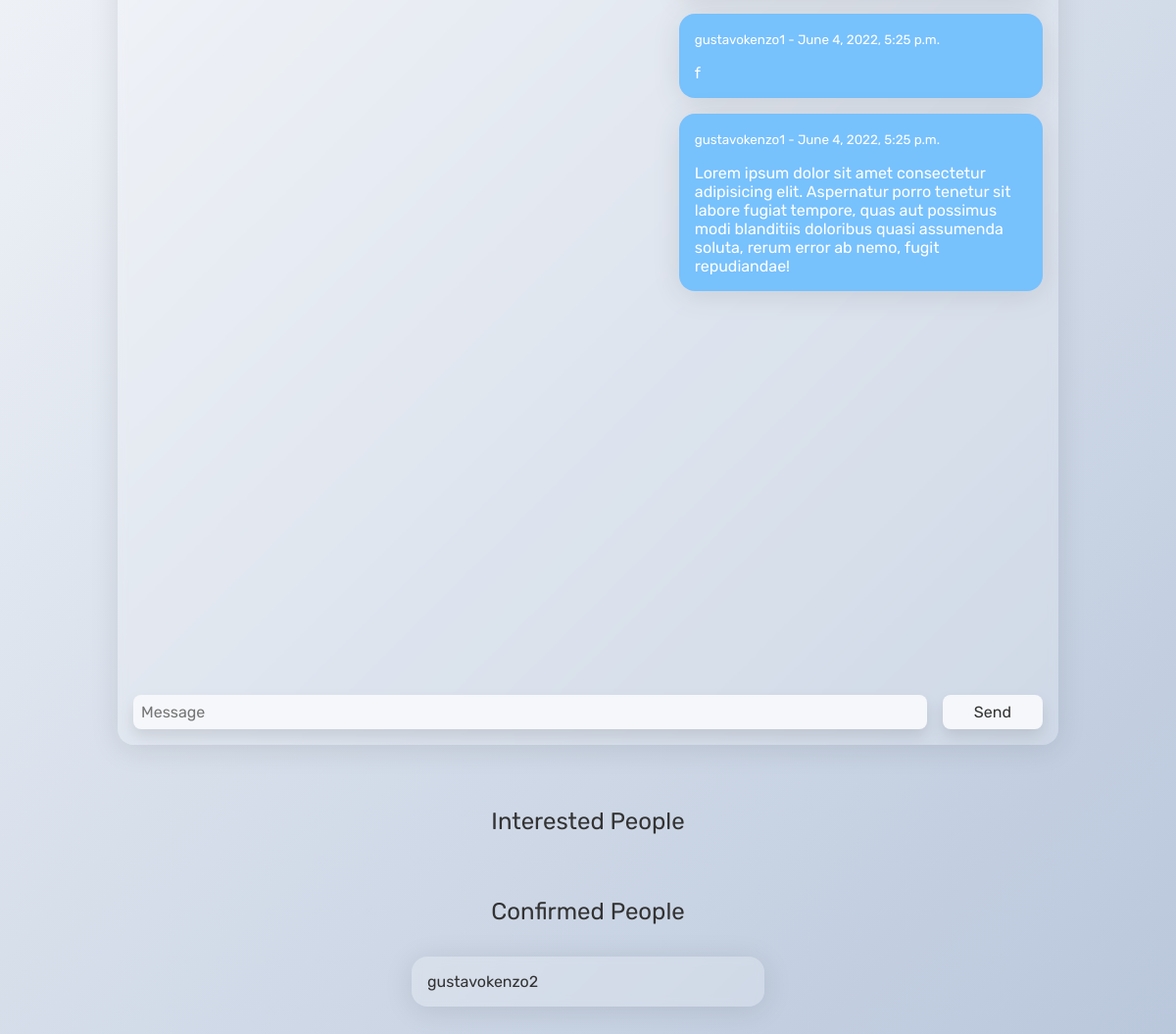
/ride/2 (signed in, lower part), run on an earlier commit of the app's database.
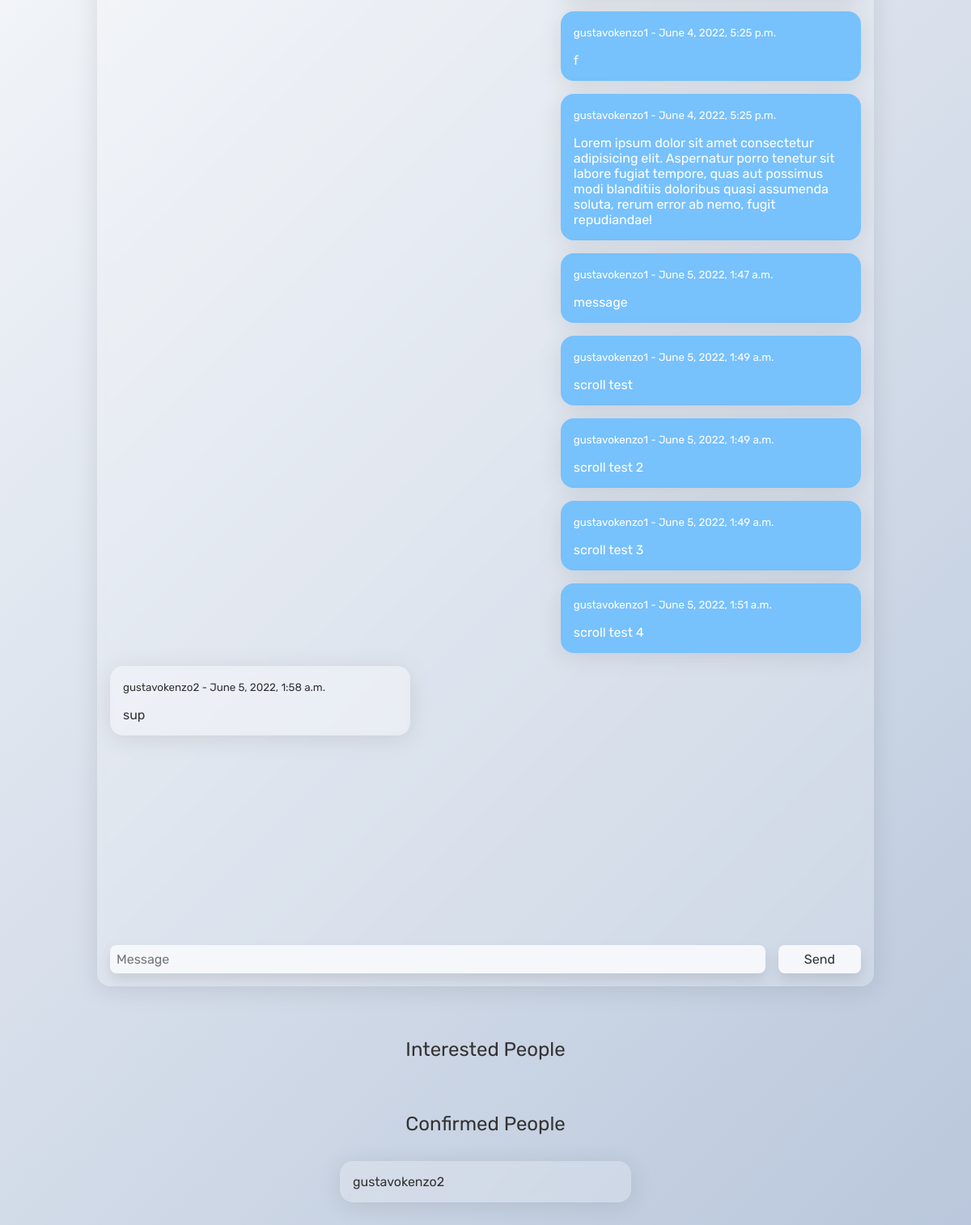
And on a later commit of the database.
### ride/models.py (models this page shows, shortened)
class Message(models.Model):
    sender = models.ForeignKey(
        User, on_delete=models.CASCADE, related_name='sender')
    receiver = models.ForeignKey(
        User, on_delete=models.CASCADE, related_name='receiver')
    ride = models.ForeignKey(Ride, on_delete=models.CASCADE)
    message = models.CharField(max_length=100)
    created_at = models.DateTimeField(auto_now_add=True)

class User(AbstractUser):
    pass

### ride/views.py (the view)
# urls.py: path('ride/<int:ride_id>', views.ride_details, name='ride_details'),
def ride_details(request, ride_id):
    if not request.user.is_authenticated:
        return HttpResponseRedirect('/')
    ride = Ride.objects.get(id=ride_id)
    passengers = [passenger.username for passenger in ride.passengers.all()]
    messages = Message.objects.filter(ride=ride)
    interested = ride.interested.all()
    confirmed = ride.passengers.all()
    return render(request, 'ride/ride_details.html', {
        "ride": ride,
        "passengers": passengers,
        "messages": messages,
        "interested": interested,
        "confirmed": confirmed
    })

### ride/templates/ride/ride_details.html (shortened to what this page needs)
{% extends "ride/layout.html" %}
{% block body %}
<div class="container">
  <div class="messages">
    <div class="allMessages">
      {% if messages %}
        {% for message in messages %}
          {% if message.sender == request.user %}
            <div class="message-right">
              <small>{{ message.sender }} - {{ message.created_at }} </small>
              <div class="messageText-right">{{message.message}}</div>
            </div>
          {% else %}
            <div class="message-left">
              <small>{{ message.sender }} - {{ message.created_at }} </small>
              <div class="messageText-left">{{message.message}}</div>
            </div>
          {% endif %}
        {% endfor %}
      {% else %}
      <p style="margin-top: 2rem">No messages yet</p>
      {% endif %}
    </div>
    <form class="messageForm">
      <input
        autocomplete="off"
        class="messageInput"
        type="text"
        name="messageText"
        placeholder="Message"
      />
      <button class="messageButton" type="submit">Send</button>
    </form>
  </div>
  <div class="interested">
    <h2>Interested People</h2>
  </div>
  <div class="confirmed">
    <h2>Confirmed People</h2>
    {% if confirmed %}
      <ul style="margin: 2rem;">
        {% for passenger in confirmed %}
        <li>{{passenger}}</li>
        {% endfor %}
      </ul>
    {% else %}
      <p style="margin: 2rem">No confirmed people yet</p>
    {% endif %}
  </div>
</div>
{% endblock %}

### ride/templates/ride/layout.html (shortened to what this page needs)
{% load static %}
<!DOCTYPE html>
<html lang="en">
  <head>
    <link href="{% static 'ride/styles.css' %}" rel="stylesheet" />
  </head>
  <body>
    {% block body %}
    {% endblock %}
  </body>
</html>

### ride/static/ride/styles.css (style rules this page uses)
* { margin: 0; padding: 0; box-sizing: border-box; font-family: "Rubik", sans-serif; font-weight: 400; color: #333; }
.container { display: flex; flex-direction: column; align-items: center; justify-content: center; min-height: 100vh; background-color: #b8c6db; background-image: linear-gradient(315deg, #b8c6db 0%, #f5f7fa 74%); }
button { border: none; border-radius: 0.5rem; padding: 0.5rem 2rem; font-size: 1rem; cursor: pointer; transition: all 0.2s ease-in-out; box-shadow: 0 0.5rem 1rem rgba(0, 0, 0, 0.1); background-color: #f5f7fa; }
form { display: flex; flex-direction: column; align-items: center; margin: 2rem; width: 50%; }
input { border: none; border-radius: 0.5rem; padding: 0.5rem; font-size: 1rem; cursor: pointer; transition: all 0.2s ease-in-out; box-shadow: 0 0.5rem 1rem rgba(0, 0, 0, 0.1); background-color: #f5f7fa; outline: none; width: 100%; }
ul { list-style: none; width: 30vw; }
li { margin-bottom: 2rem; background: rgba(255, 255, 255, 0.2); border-radius: 16px; box-shadow: 0 4px 30px rgba(0, 0, 0, 0.1); backdrop-filter: blur(5px); -webkit-backdrop-filter: blur(5px); padding: 1rem; transition: 0.3s; cursor: pointer; }
.messages { width: 80%; padding: 1rem; height: 75vh; background: rgba(255, 255, 255, 0.2); border-radius: 16px; box-shadow: 0 4px 30px rgba(0, 0, 0, 0.1); backdrop-filter: blur(5px); -webkit-backdrop-filter: blur(5px); margin-bottom: 4rem; display: flex; flex-direction: column; align-items: center; justify-content: space-between; overflow-y: scroll; }
.allMessages { width: 100%; display: flex; flex-direction: column; align-items: center; }
.messageForm { display: flex; flex-direction: row; width: 100%; justify-content: space-between; margin: 0; }
.messageInput { margin-right: 1rem; }
.message-right { width: 40%; padding: 1rem; background: rgb(119, 193, 253); border-radius: 16px; box-shadow: 0 4px 30px rgba(0, 0, 0, 0.1); backdrop-filter: blur(5px); -webkit-backdrop-filter: blur(5px); margin-bottom: 1rem; align-self: flex-end; }
.message-right small { color: #fff; }
.message-left { width: 40%; padding: 1rem; background: rgba(255, 255, 255, 0.2); border-radius: 16px; box-shadow: 0 4px 30px rgba(0, 0, 0, 0.1); backdrop-filter: blur(5px); -webkit-backdrop-filter: blur(5px); margin-bottom: 1rem; align-self: flex-start; }
.messageText-right { color: #fff; margin-top: 1rem; }
.messageText-left { margin-top: 1rem; }
.interested, .confirmed { display: flex; flex-direction: column; align-items: center; justify-content: center; margin-bottom: 2rem; }

What changed in the data, as far as the page shows it:
added Message: sender "gustavokenzo1", created_at "June 5, 2022, 1:47 a.m.", message "message"
added Message: sender "gustavokenzo1", created_at "June 5, 2022, 1:49 a.m.", message "scroll test"
added Message: sender "gustavokenzo1", created_at "June 5, 2022, 1:49 a.m.", message "scroll test 2"
added Message: sender "gustavokenzo1", created_at "June 5, 2022, 1:49 a.m.", message "scroll test 3"
added Message: sender "gustavokenzo1", created_at "June 5, 2022, 1:51 a.m.", message "scroll test 4"
added Message: sender "gustavokenzo2", created_at "June 5, 2022, 1:58 a.m.", message "sup"
